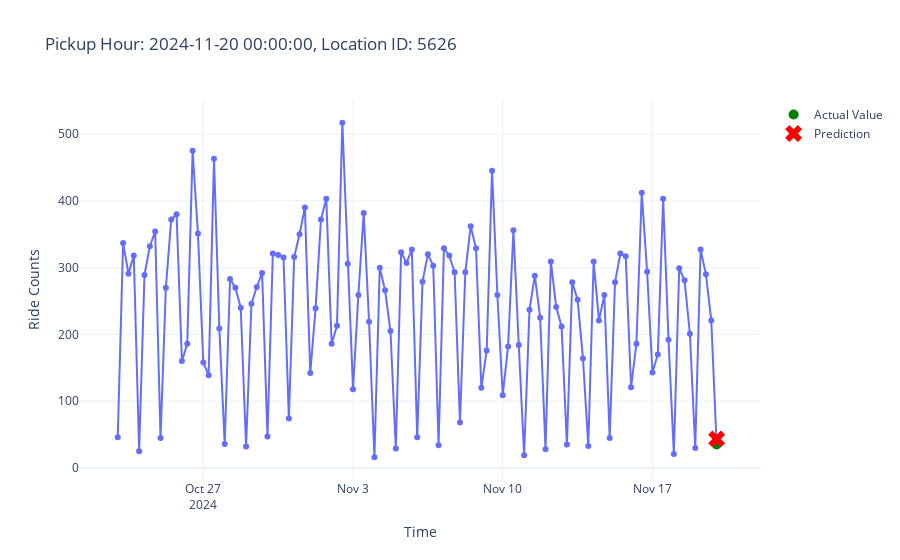

The notebook cell this image was saved under:
### Code cell
from src.plot_utils import plot_aggregated_time_series_6h

plot_aggregated_time_series_6h(X_test, y_test, 200, predictions)
